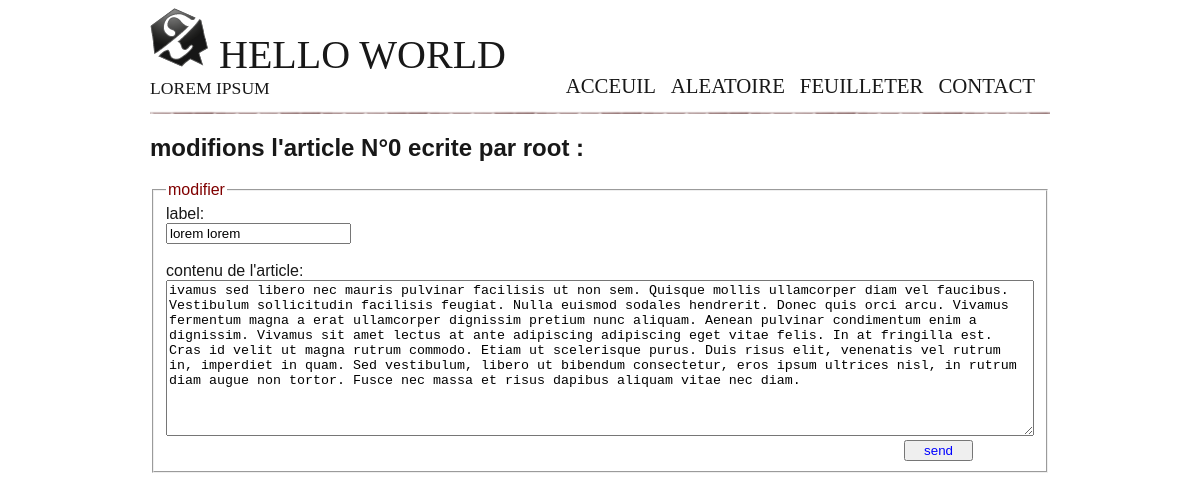
The page /admin/modify.php?id=0 (signed in) on the database as committed earlier.
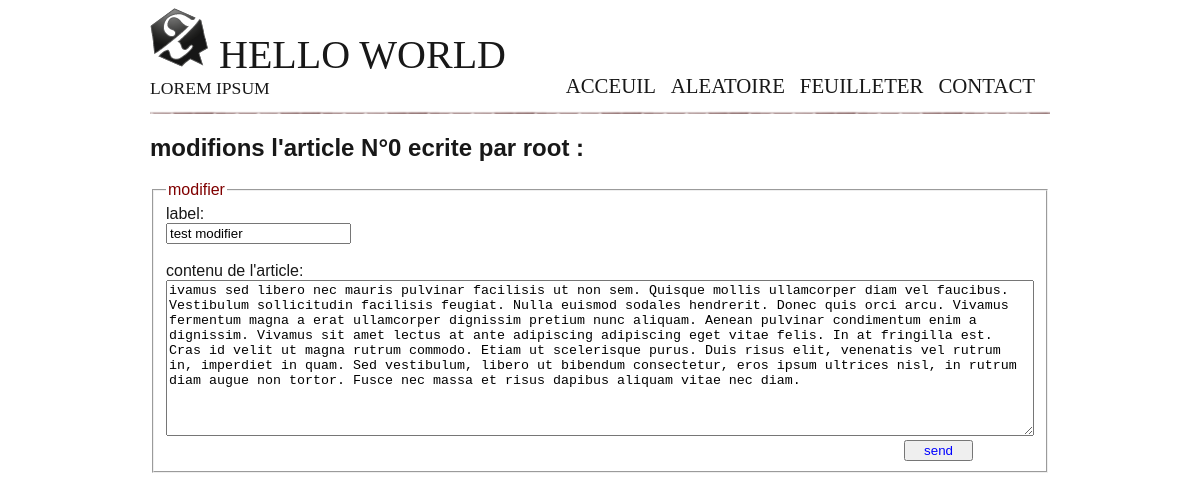
The same page on the database as committed later.
### tables this page shows
CREATE TABLE IF NOT EXISTS `article` (
  `id_article` int(11) NOT NULL AUTO_INCREMENT,
  `contenu` text NOT NULL,
  `id_admin` int(11) NOT NULL,
  `da` datetime NOT NULL,
  `label` text NOT NULL,
  `views` int(11) NOT NULL DEFAULT '0',
  PRIMARY KEY (`id_article`),
  KEY `article_fk0` (`id_admin`)
);

### admin/modify.php (the view, shortened to what this page needs)
<!DOCTYPE html>
<html>
<head>
	<link rel="stylesheet" type="text/css" href="../css/admin.css">
</head>
<body>
	<div style="width: 900px;margin: auto;">
		<?php
	$servername = "localhost";
            $username = "root";
            $password = "";
            $conn = new mysqli($servername, $username, $password,'news');
	?>
	<?php
		$sql = "SELECT id_article,label,da,contenu,name FROM article a join admin ad on a.id_admin=ad.id_ad where id_article=".$_GET["id"];
		$result = $conn->query($sql);
		$row=mysqli_fetch_assoc($result);
	 ?>
	<h2> modifions l'article N°<?php echo $row["id_article"]; ?> ecrite par <?php echo $row["name"]; ?>  :</h2>
	<fieldset class="feild">
		<legend style="color: maroon">modifier</legend>
		<form method="post">
			label:<br><input type="text" name="label" value="<?php echo $row['label']; ?>"><br><br>
			contenu de l'article: <br><textarea style="width: 100%;box-sizing: border-box;resize: vertical;" rows="10"  name="contenu"><?php echo $row['contenu'];  ?></textarea>
			<input type="submit" name="" value="send" style="float: right;margin-right: 7%; width:8%; color: blue;">
		</form>
	</fieldset>
	</div>
</body>
</html>

Rows that differ between the two databases and show on the page:
changed article "root": label "lorem lorem" → "test modifier"
